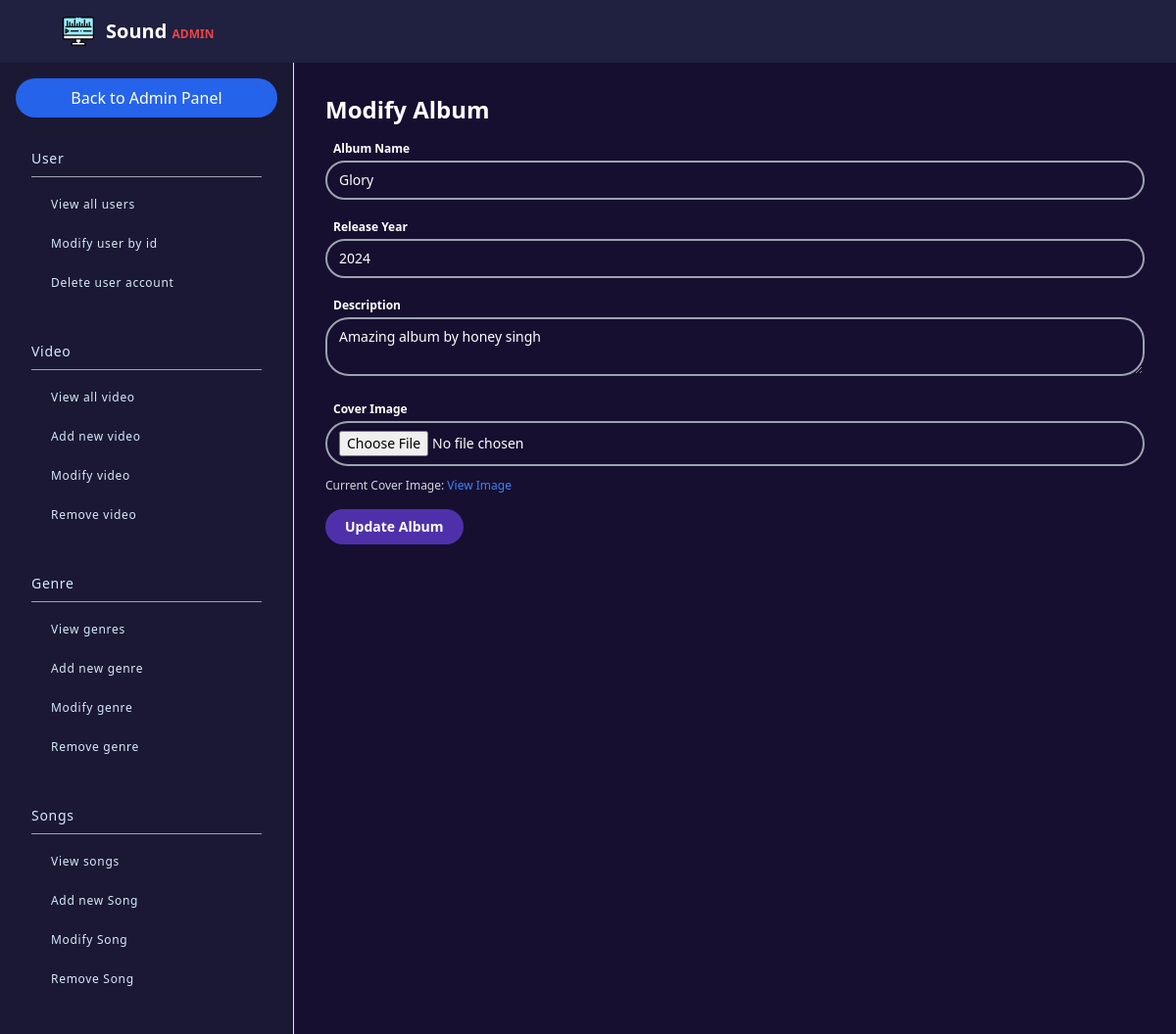
Page /admin/route/album/modify.album.php?album_id=1 (signed in) on the committed database.
### tables this page shows
CREATE TABLE `albums` (
  `album_id` int(11) NOT NULL,
  `name` varchar(100) NOT NULL,
  `release_year` int(11) DEFAULT NULL,
  `description` text DEFAULT NULL,
  `cover_image` varchar(255) DEFAULT NULL
);

### admin/route/album/modify.album.php (the view, shortened to what this page needs)
<?php
include_once("../../includes/header.admin.php");
include_once("../../../config.php");
$album_id = $_GET['album_id'] ?? null;
$query = "SELECT * FROM albums WHERE album_id = ?";
$stmt = $conn->prepare($query);
$stmt->bind_param("i", $album_id);
$stmt->execute();
$result = $stmt->get_result();
$album = $result->fetch_assoc();
$album_name = $album['name'];
$release_year = $album['release_year'];
$description = $album['description'];
$cover_image = $album['cover_image'];
?>
<main class="w-full bg-[#160F30] p-8 text-white">
    <h1 class="text-2xl font-bold mb-4">Modify Album</h1>
    <form method="POST" action="" enctype="multipart/form-data" class="space-y-4">
        <div>
            <label for="name" class="block text-xs font-bold pl-2">Album Name</label>
            <input type="text" id="name" name="name" value="<?php echo htmlspecialchars($album_name); ?>" required
                class="w-full my-1 py-2 px-3 text-sm outline-none rounded-3xl bg-transparent border-2 border-gray-400 text-white">
        </div>
        <div>
            <label for="release_year" class="block text-xs font-bold pl-2">Release Year</label>
            <input type="number" id="release_year" name="release_year" min="1900" max="<?php echo date('Y'); ?>"
                value="<?php echo htmlspecialchars($release_year); ?>" required
                class="w-full my-1 py-2 px-3 text-sm outline-none rounded-3xl bg-transparent border-2 border-gray-400 text-white">
        </div>
        <div>
            <label for="description" class="block text-xs font-bold pl-2">Description</label>
            <textarea id="description" name="description" required
                class="w-full my-1 py-2 px-3 text-sm outline-none rounded-3xl bg-transparent border-2 border-gray-400 text-white"><?php echo htmlspecialchars($description); ?></textarea>
        </div>
        <div>
            <label for="cover_image" class="block text-xs font-bold pl-2">Cover Image</label>
            <input type="file" id="cover_image" name="cover_image" accept="image/*"
                class="w-full my-1 py-2 px-3 text-sm outline-none rounded-3xl bg-transparent border-2 border-gray-400 text-white">
            <?php if ($cover_image): ?>
            <p class="mt-2 text-xs text-gray-300">Current Cover Image: <a
                    href="../../../assets/media/images/<?php echo $cover_image; ?>" target="_blank"
                    class="text-blue-500">View Image</a></p>
            <?php endif; ?>
        </div>
        <button type="submit"
            class="text-sm px-5 py-2 transition duration-300 bg-[#4E31AA] hover:bg-[#3A1078] rounded-3xl font-bold">Update
            Album</button>
    </form>
</main>
</section>
</body>
</html>

### rows in the picture
albums: name "Glory", release_year "2024", description "Amazing album by honey singh"
